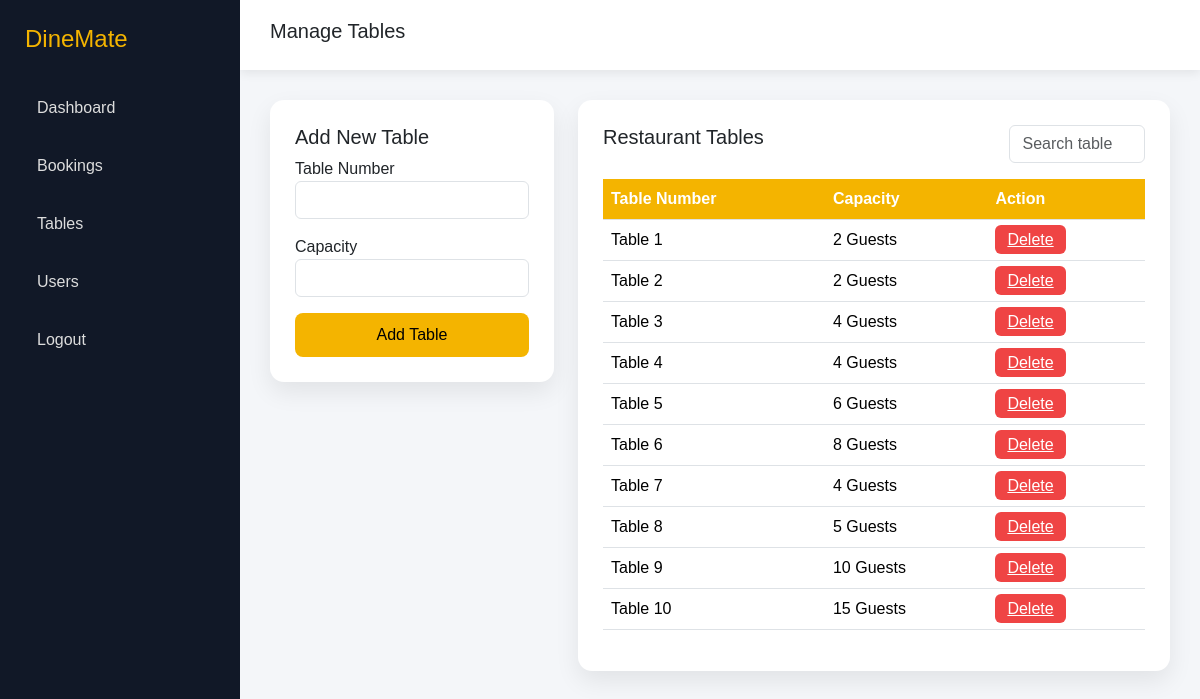
The page /admin/manage-tables.php (signed in) on the database its author committed.
### tables this page shows
CREATE TABLE `restaurant_tables` (
  `table_id` int(11) NOT NULL,
  `table_number` int(11) NOT NULL,
  `capacity` int(11) NOT NULL,
  `status` enum('available','unavailable') DEFAULT 'available',
  `created_at` timestamp NOT NULL DEFAULT current_timestamp()
);

### admin/manage-tables.php (the view, shortened to what this page needs)
<?php
require_once "../config/db.php";
$stmt=$pdo->query("SELECT * FROM restaurant_tables ORDER BY table_number ASC");
$tables=$stmt->fetchAll(PDO::FETCH_ASSOC);
?>
<!DOCTYPE html>
<html>
<head>
<link href="https://cdn.jsdelivr.net/npm/bootstrap@5.3.2/dist/css/bootstrap.min.css" rel="stylesheet">
</head>
<body>
<div class="sidebar">
<h4>DineMate</h4>
<a href="dashboard.php">Dashboard</a>
<a href="manage-bookings.php">Bookings</a>
<a href="manage-tables.php">Tables</a>
<a href="manage-users.php">Users</a>
<a href="../auth/logout.php">Logout</a>
</div>
<div class="topbar">
<h5>Manage Tables</h5>
</div>
<div class="main">
<div class="row">
<div class="col-md-4">
<div class="card-box">
<h5>Add New Table</h5>
<form method="POST">
<div class="mb-3">
<label>Table Number</label>
<input type="number" name="table_number" class="form-control" required>
</div>
<div class="mb-3">
<label>Capacity</label>
<input type="number" name="capacity" class="form-control" required>
</div>
<button name="add_table" class="btn-add w-100">Add Table</button>
</form>
</div>
</div>
<div class="col-md-8">
<div class="card-box">
<div class="d-flex justify-content-between mb-3">
<h5>Restaurant Tables</h5>
<input type="text" id="search" class="form-control w-25" placeholder="Search table">
</div>
<table class="table table-hover" id="tableList">
<thead>
<tr>
<th>Table Number</th>
<th>Capacity</th>
<th>Action</th>
</tr>
</thead>
<tbody>
<?php foreach($tables as $t): ?>
<tr>
<td>Table <?= $t['table_number'] ?></td>
<td><?= $t['capacity'] ?> Guests</td>
<td>
<a href="?delete=<?= $t['table_id'] ?>"
class="btn-delete"
onclick="return confirm('Delete this table?')">
Delete
</a>
</td>
</tr>
<?php endforeach; ?>
</tbody>
</table>
</div>
</div>
</div>
</div>
</body>
</html>

### admin/manage-tables.php (style rules this page uses)
body { margin:0; font-family:'Poppins',sans-serif; background:#f4f6f9; }
.sidebar { width:240px; height:100vh; position:fixed; background:#111827; color:white; padding:25px; }
.sidebar h4 { color:#f4b400; margin-bottom:30px; }
.sidebar a { display:block; padding:12px; color:#ddd; text-decoration:none; border-radius:8px; margin-bottom:10px; }
.topbar { margin-left:240px; height:70px; background:white; display:flex; align-items:center; padding:0 30px; box-shadow:0 3px 10px rgba(0,0,0,0.08); }
.main { margin-left:240px; padding:30px; }
.card-box { background:white; padding:25px; border-radius:14px; box-shadow:0 10px 25px rgba(0,0,0,0.08); }
.table th { background:#f4b400; color:white; }
.btn-delete { background:#ef4444; color:white; border:none; padding:6px 12px; border-radius:6px; }
.btn-add { background:#f4b400; border:none; padding:10px 16px; border-radius:8px; }

### rows shown on the page
restaurant_tables: table_number "1", capacity "2"
restaurant_tables: table_number "2", capacity "2"
restaurant_tables: table_number "3", capacity "4"
restaurant_tables: table_number "4", capacity "4"
restaurant_tables: table_number "5", capacity "6"
restaurant_tables: table_number "6", capacity "8"
restaurant_tables: table_number "7", capacity "4"
restaurant_tables: table_number "8", capacity "5"
restaurant_tables: table_number "9", capacity "10"
restaurant_tables: table_number "10", capacity "15"
